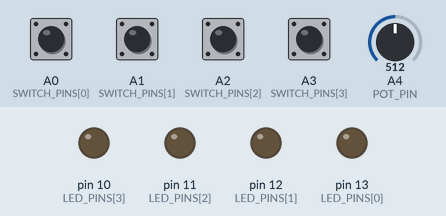
Simulated run of this sketch. Board: Arduino Leonardo, built with avr-gcc and run on an emulated ATmega32U4. Parts: output pins drawn as LEDs (lit = HIGH). Inputs (shaded band) come from the test bench; at power-on: A0 (SWITCH_PINS[0]), A1 (SWITCH_PINS[1]), A2 (SWITCH_PINS[2]), A3 (SWITCH_PINS[3]) LOW, A4 (POT_PIN) = 512. What the sketch prints to the serial monitor is not drawn.

Above: at 1.2 s.
1.3 s: A0 (SWITCH_PINS[0]) pulled HIGH for 0.15 s
At 1.37 s:
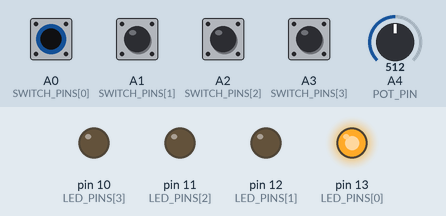
2.9 s: A1 (SWITCH_PINS[1]) pulled HIGH for 0.15 s
At 2.97 s:
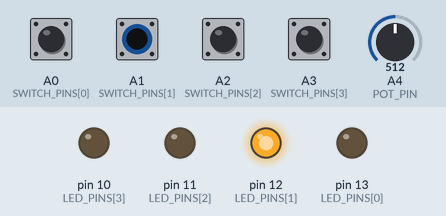
4.5 s: A2 (SWITCH_PINS[2]) pulled HIGH for 0.15 s
At 4.57 s:
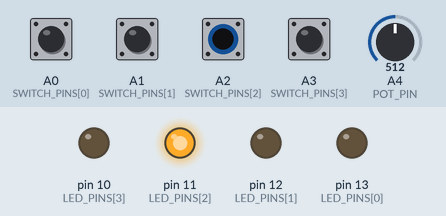
6.1 s: A3 (SWITCH_PINS[3]) pulled HIGH for 0.15 s
At 6.17 s:
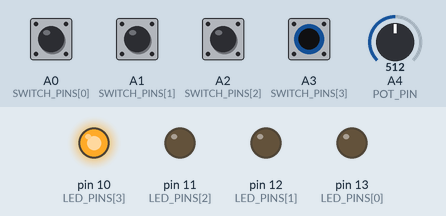
7.7 s: A0 (SWITCH_PINS[0]) driven HIGH and A1 (SWITCH_PINS[1]) driven HIGH
At 8.7 s:
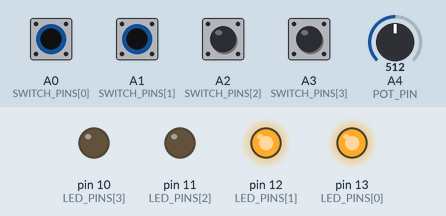
9.2 s: A2 (SWITCH_PINS[2]) pulled HIGH for 1 s
At 9.8 s:
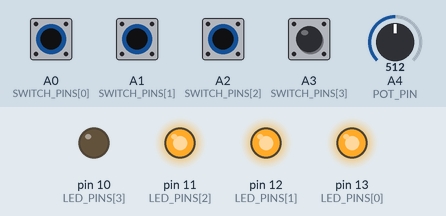
Timing chart, 0 to 12.2 s (numbered marks = the images above; inputs shaded):
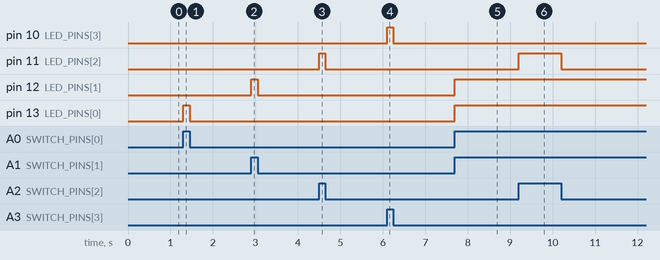

Measured:
- after the input at 1.3 s, pin 13 (LED_PINS[0]): LOW → HIGH at once, → LOW 0.15 s later
- after the input at 2.9 s, pin 12 (LED_PINS[1]): LOW → HIGH at once, → LOW 0.15 s later
- after the input at 4.5 s, pin 11 (LED_PINS[2]): LOW → HIGH at once, → LOW 0.15 s later
- after the input at 6.1 s, pin 10 (LED_PINS[3]): LOW → HIGH at once, → LOW 0.15 s later
- after the input at 7.7 s, pin 12 (LED_PINS[1]), pin 13 (LED_PINS[0]): LOW → HIGH at once
- after the input at 9.2 s, pin 11 (LED_PINS[2]): LOW → HIGH at once, → LOW 1.0 s later

The sketch:

earth_analog.ino
```cpp
/*
 * Arduino based MIDI foot controller, built on an Adafruit Feather
 */

#include "MIDIUSB.h"

//// MIDI signal bytes
#define CLOCK_TICK 0xF8
#define CLOCK_START 0xFA
#define CLOCK_STOP 0xFC
#define CONTROL_CHANGE 0xB
#define NOTE_ON 0x9
#define NOTE_OFF 0x8

#define MEASURE_BEATS 4
#define MIDI_CHANNEL 0
#define POT_PIN A4
#define POT_MIN 0
#define POT_MAX 1023
#define POT_CC 1
#define POT_LOG_TYPE 10 //logarithmic base for log-lin conversion
#define POT_LOG_SCALE 330 //idk

byte SWITCH_PINS[4] = {A0, A1, A2, A3};
byte LED_PINS[4] = {13, 12, 11, 10};
byte SWITCH_CC[4] = {20, 21, 22, 23};

//// Switch vars
bool switchState[4] = {false, false, false, false};
bool signalSent[4] = {false, false, false, false};
unsigned long switchTime[4] = {0, 0, 0, 0};
unsigned long currentTime;

//// Pot vars
char last_pot_sent = 0;
byte current_led = 0;
long pot_val = 0; // this long might just be needed for implicit casting of result
long pot_val_lin = 0;
long pot_cc_val = 0;

//// Metronome tracking
int ppqn = 0;
int beat = 0;
bool clockActive = false;

//// This array takes up 50% of feather memory
//// Should be able to use PROGMEM to store in flash,
//// but that has...wierd results
const byte POT_LUT[] = {0, 0, 2, 3, 4, 6, 7, 9, 10, 12, 14, 15, 17, 18, 20, 22, 23, 25, 26, 27, 28, 29, 29, 30, 30, 31, 32, 32, 34, 34, 35, 35, 35, 35, 36, 37, 37, 38, 38, 38, 39, 40, 40, 41, 41, 42, 42, 42, 43, 43, 44, 44, 45, 45, 46, 46, 46, 46, 47, 47, 48, 48, 49, 50, 50, 50, 50, 51, 51, 52, 52, 52, 52, 53, 53, 53, 54, 54, 55, 55, 56, 56, 56, 57, 57, 58, 58, 58, 58, 58, 59, 59, 60, 60, 60, 62, 62, 62, 62, 63, 63, 63, 64, 64, 65, 65, 66, 66, 66, 66, 67, 67, 68, 68, 69, 69, 69, 70, 70, 70, 71, 71, 72, 73, 73, 73, 74, 74, 75, 75, 75, 75, 76, 76, 77, 77, 77, 78, 78, 78, 78, 79, 79, 80, 80, 80, 80, 80, 80, 81, 82, 82, 82, 82, 82, 82, 82, 82, 82, 83, 83, 83, 83, 83, 83, 83, 83, 83, 83, 83, 83, 83, 83, 83, 83, 83, 83, 83, 83, 83, 84, 84, 84, 84, 84, 85, 85, 85, 85, 85, 86, 86, 86, 86, 86, 86, 86, 86, 86, 86, 86, 86, 86, 86, 86, 86, 86, 86, 86, 86, 87, 87, 87, 87, 87, 87, 87, 87, 87, 87, 87, 87, 87, 87, 87, 87, 88, 88, 88, 88, 88, 88, 88, 88, 88, 88, 88, 88, 88, 88, 88, 88, 88, 88, 88, 88, 88, 88, 88, 88, 88, 88, 88, 88, 88, 88, 89, 89, 89, 89, 89, 89, 89, 89, 89, 89, 89, 89, 89, 89, 89, 89, 89, 89, 89, 89, 89, 89, 89, 89, 90, 90, 90, 90, 90, 90, 90, 90, 90, 90, 90, 90, 90, 90, 90, 90, 90, 90, 90, 90, 90, 90, 91, 91, 91, 91, 91, 91, 91, 91, 91, 91, 91, 92, 92, 92, 92, 92, 92, 92, 92, 92, 92, 92, 92, 92, 92, 92, 92, 92, 92, 92, 92, 92, 92, 92, 92, 92, 92, 92, 92, 92, 92, 92, 92, 92, 92, 92, 92, 92, 93, 93, 93, 93, 93, 93, 93, 93, 93, 93, 93, 93, 93, 93, 93, 93, 93, 93, 94, 94, 94, 94, 94, 94, 94, 94, 94, 94, 94, 94, 94, 94, 94, 94, 94, 94, 94, 94, 94, 94, 94, 94, 94, 94, 94, 94, 94, 95, 95, 95, 95, 95, 95, 95, 95, 95, 95, 95, 95, 95, 95, 95, 95, 95, 95, 95, 95, 95, 95, 95, 95, 95, 95, 95, 96, 96, 96, 96, 96, 96, 96, 96, 96, 96, 96, 96, 96, 96, 96, 96, 96, 96, 96, 96, 96, 96, 96, 96, 96, 96, 97, 97, 97, 97, 97, 97, 97, 97, 97, 97, 97, 97, 97, 97, 97, 97, 97, 97, 97, 97, 97, 97, 97, 98, 98, 98, 98, 98, 98, 98, 98, 98, 98, 98, 98, 98, 98, 98, 98, 98, 98, 98, 99, 99, 99, 99, 99, 99, 99, 99, 99, 99, 99, 99, 99, 99, 99, 99, 99, 99, 99, 99, 99, 99, 99, 99, 99, 99, 100, 100, 100, 100, 100, 100, 100, 100, 100, 100, 100, 100, 100, 100, 100, 100, 100, 100, 100, 100, 101, 101, 101, 101, 101, 101, 101, 101, 101, 101, 101, 101, 101, 101, 101, 101, 101, 101, 101, 101, 101, 101, 101, 101, 101, 102, 102, 102, 102, 102, 102, 102, 102, 102, 102, 102, 102, 102, 102, 102, 102, 102, 102, 102, 102, 102, 102, 102, 102, 102, 102, 102, 102, 102, 102, 102, 102, 102, 102, 102, 102, 102, 102, 102, 102, 103, 103, 103, 103, 103, 103, 103, 103, 103, 103, 103, 103, 103, 103, 103, 103, 103, 103, 104, 104, 104, 104, 104, 104, 104, 104, 104, 104, 104, 104, 104, 104, 104, 104, 104, 104, 104, 104, 104, 104, 104, 104, 104, 104, 104, 104, 104, 104, 105, 105, 105, 105, 105, 105, 106, 106, 106, 106, 106, 106, 106, 106, 106, 106, 106, 106, 106, 106, 106, 106, 106, 106, 107, 107, 107, 107, 107, 107, 107, 107, 107, 107, 107, 107, 107, 107, 107, 107, 107, 107, 107, 107, 107, 107, 108, 108, 108, 108, 108, 108, 108, 108, 108, 108, 108, 108, 108, 108, 108, 108, 108, 108, 108, 108, 108, 108, 109, 109, 109, 109, 109, 109, 109, 109, 109, 109, 109, 109, 109, 109, 109, 109, 109, 109, 109, 109, 109, 109, 109, 109, 109, 109, 109, 109, 109, 110, 110, 110, 110, 110, 110, 110, 110, 110, 110, 110, 110, 110, 110, 110, 111, 111, 111, 111, 111, 111, 111, 111, 111, 111, 111, 111, 111, 111, 111, 111, 111, 111, 111, 111, 111, 111, 111, 111, 111, 111, 111, 111, 111, 111, 111, 111, 111, 111, 111, 112, 112, 112, 112, 112, 112, 112, 112, 112, 112, 112, 112, 112, 112, 112, 112, 112, 112, 113, 113, 113, 113, 113, 113, 113, 113, 113, 113, 113, 113, 114, 114, 114, 114, 114, 114, 114, 114, 114, 114, 114, 114, 114, 114, 114, 115, 115, 115, 115, 115, 115, 115, 115, 115, 115, 115, 115, 115, 115, 116, 116, 116, 116, 116, 116, 116, 116, 116, 116, 116, 116, 116, 116, 116, 116, 116, 116, 116, 116, 116, 116, 116, 116, 116, 116, 116, 116, 116, 116, 116, 116, 116, 116, 116, 116, 116, 116, 116, 116, 116, 116, 117, 117, 117, 117, 117, 117, 117, 117, 117, 117, 117, 117, 117, 117, 117, 117, 117, 118, 118, 118, 118, 118, 118, 118, 118, 119, 119, 119, 119, 119, 119, 119, 119, 119, 119, 119, 119, 119, 119, 119, 119, 119, 119, 119, 119, 119, 119, 119, 119, 119, 119, 119, 119, 120, 120, 120, 120, 120, 120, 120, 120, 120, 120, 120, 120, 120, 120, 120, 120, 120, 120, 121, 121, 121, 121, 121, 122, 122, 122, 122, 122, 122, 122, 122, 122, 122, 122, 122, 122, 123, 123, 123, 123, 123, 123, 123, 123, 123, 123, 123, 123, 123, 123, 123, 123, 123, 123, 124, 124, 124, 124, 124, 124, 125, 125, 125, 125, 125, 126, 126, 126, 127, 127, 127, 127};

void setup() {
  for (byte i = 0; i < sizeof(LED_PINS)/sizeof(LED_PINS[0]); i++) {
    pinMode(LED_PINS[i], OUTPUT);
  }
  for (byte i = 0; i < sizeof(SWITCH_PINS)/sizeof(SWITCH_PINS[0]); i++) {
    pinMode(SWITCH_PINS[i], INPUT);
  }
  pinMode(POT_PIN, INPUT);
  Serial.begin(115200);
  Serial.print('meep');
}


void loop() {

  /* Read clock signals and calculate beats */
  midiEventPacket_t rx;
  //// Do while...makes sure all MIDI messages are read before continuing?
  do {
    rx = MidiUSB.read();

    if (rx.byte1 == CLOCK_TICK){
      ppqn++;

      if (ppqn == 24){
          beat++;
          if (beat >= MEASURE_BEATS) {
            beat = 0;
            lightsOff();
            //// I think we can initialize array to zero as per
            //// https://stackoverflow.com/a/4066536/5266110
            for (byte i = 0; i < sizeof(switchState)/sizeof(switchState[0]); i++) {
              switchState[i] = false;
            }
          }
          MidiUSB.flush();
          ppqn = 0;
      }
    }
    //Clock start byte
    else if (rx.byte1 == CLOCK_START){
      MidiUSB.flush();
      beat = 0;
      ppqn = 0;
      clockActive = true;
    }
    //Clock stop byte
    else if (rx.byte1 == CLOCK_STOP){
      MidiUSB.flush();
      ppqn = 0;
      clockActive = false;
    }

  } while (rx.header != 0);

  /* Listen for switch changes and send CCs */
  //// switchState is used here to make sure the switch only registers
  //// once each time it's pressed
  //// switchTime ensures a delay after the last switch event to prevent
  //// multiple on/off events with every switch push
  for (byte i = 0; i < sizeof(SWITCH_PINS)/sizeof(SWITCH_PINS[0]); i++) {
    if (digitalRead(SWITCH_PINS[i]) == HIGH) {
      if (!switchState[i] && currentTime > switchTime[i] + 10) {
        switchState[i] = true;
        switchTime[i] = millis();
        controlChange(MIDI_CHANNEL, SWITCH_CC[i], 127);
        digitalWrite(LED_PINS[i], HIGH);
      }
    }
    else {
      currentTime = millis();
      if (switchState[i] && currentTime > switchTime[i] + 100) { //// if switchState
        switchState[i] = false;
        switchTime[i] = millis();
        controlChange(MIDI_CHANNEL, SWITCH_CC[i], 0);
        if (!clockActive) {
          digitalWrite(LED_PINS[i], LOW);
        }
      }
    }
  }

  /* Listen for pot changes and send CCs */
  pot_val = analogRead(POT_PIN);
//  pot_cc_val = pot_val * 127 / POT_MAX;
  pot_cc_val = POT_LUT[pot_val];

  if (pot_cc_val != last_pot_sent) {
//    Serial.println(pot_cc_val);
     controlChange(MIDI_CHANNEL, POT_CC, pot_cc_val);
     last_pot_sent = pot_cc_val;
  }
}

void lightsOff() {
  for (byte i = 0; i < sizeof(LED_PINS)/sizeof(LED_PINS[0]); i++) {
    digitalWrite(LED_PINS[i], LOW);
  }
}


// First parameter is the event type (0x0B = control change).
// Second parameter is the event type, combined with the channel.
// Third parameter is the control number number (0-119).
// Fourth parameter is the control value (0-127).
// https://github.com/arduino-libraries/MIDIUSB/blob/master/examples/MIDIUSB_write/MIDIUSB_write.ino
void controlChange(byte channel, byte control, byte value) {
  midiEventPacket_t event = {CONTROL_CHANGE, 0xB0 | channel, control, value};
  MidiUSB.sendMIDI(event);
  MidiUSB.flush();
}

void noteOn(byte channel, byte pitch, byte velocity) {
  midiEventPacket_t noteOn = {0x09, 0x90 | channel, pitch, velocity};
  MidiUSB.sendMIDI(noteOn);
  MidiUSB.flush();
}

void noteOff(byte channel, byte pitch, byte velocity) {
  midiEventPacket_t noteOff = {0x08, 0x80 | channel, pitch, velocity};
  MidiUSB.sendMIDI(noteOff);
  MidiUSB.flush();
}
```
